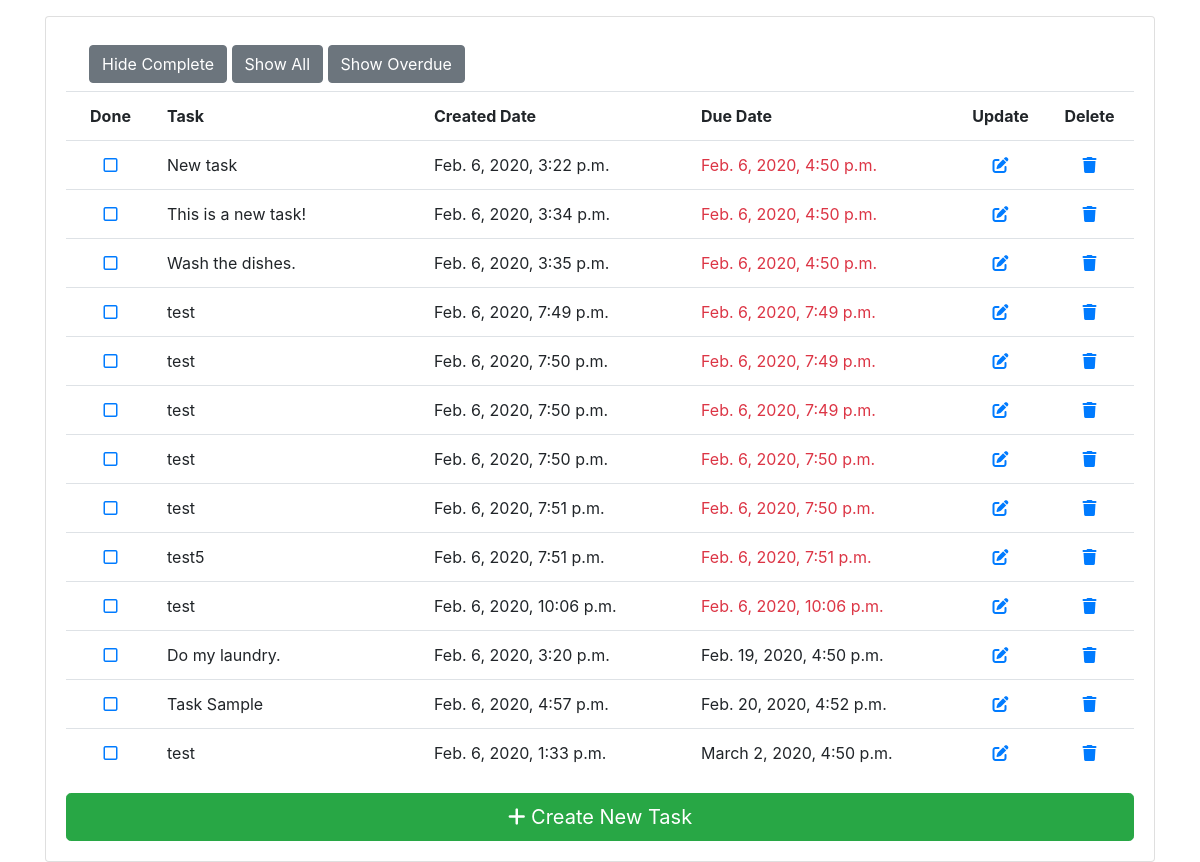
Page /todo/ on the earlier database version.
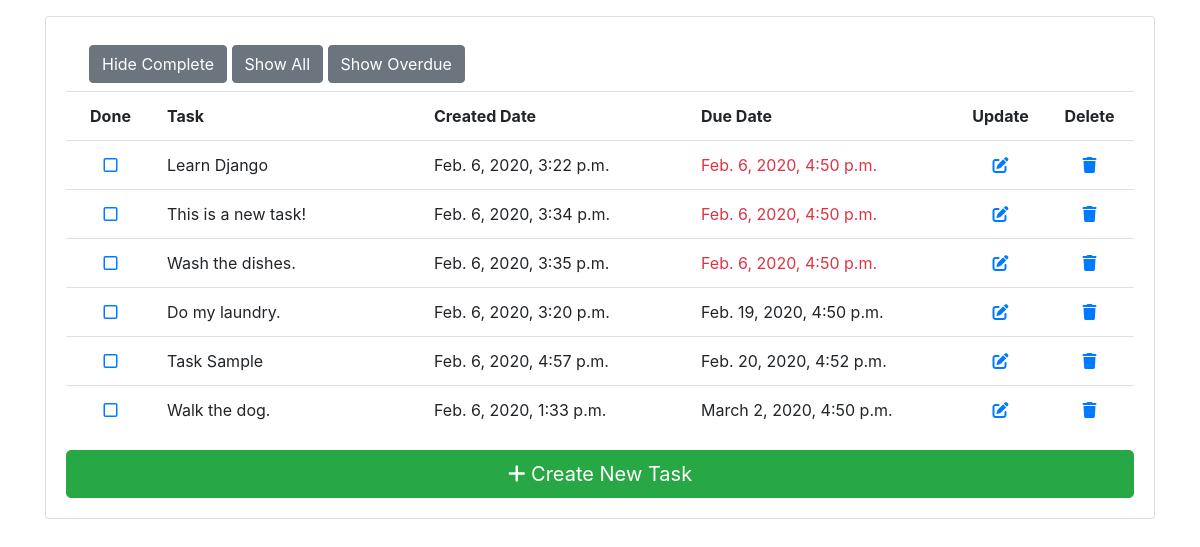
Same page on the later database version.
### todo/models.py (models this page shows, shortened)
class Todo (models.Model):
    task = models.CharField(max_length=1024)
    done = models.BooleanField(default=False)
    due = models.DateTimeField(default=now, blank=True)
    created = models.DateTimeField(auto_now_add=True)
    updated = models.DateTimeField(auto_now=True)
    class Meta:
        ordering = ('due', '-done')
    @property
    def is_past_due(self):
        return now() > self.due

### todo/views.py (the view)
# urls.py: path('',  views.TodoListView.as_view(), name='todo_list'),
class TodoListView(ListView):
    model = Todo
    context_object_name = 'todos'
    def get_queryset(self, **kwargs):
        queryset = super().get_queryset()
        filter = self.kwargs.get('filter')
        if filter == "complete":
            queryset = queryset.filter(done=True)
        if filter == "incomplete":
            queryset = queryset.filter(done=False)
        if filter == "overdue":
            queryset = queryset.filter(due__lte=now())
        return queryset

### todo/templates/todo/todo_list.html
{% extends "base.html" %}
{% block content %}
<div class="container m-2">
    {% if "incomplete" in request.path %}
    <a href="{% url "todo_filtered_list" 'complete' %}" class="btn btn-secondary">Show Complete</a> {% else %}
    <a href="{% url "todo_filtered_list" 'incomplete' %}" class="btn btn-secondary">Hide Complete</a> {% endif %}
    <a href="{% url "todo_list" %}" class="btn btn-secondary">Show All</a>
    <a href="{% url "todo_filtered_list" 'overdue' %}" class="btn btn-secondary">Show Overdue</a>
</div>
<table class="table">
    <tr class="d-flex">
        <th scope="col" class="col-1 text-center">Done</th>
        <th scope="col" class="col-3">Task</th>
        <th scope="col" class="col-3">Created Date</th>
        <th scope="col" class="col-3">Due Date</th>
        <th scope="col" class="col-1 text-center">Update</th>
        <th scope="col" class="col-1 text-center">Delete</th>
    </tr>
    {% for todo in todos %}
    <tr class="d-flex">
        <td class="col-1 text-center">
            <a href="{% url "todo_complete" todo.id %}">
        {% if todo.done %}
        <i class="fas fa-check-square"></i>
        {% else %}
        <i class="far fa-square"></i>
        {% endif %}
    </td>
    <td class="col-3">{{ todo.task }}</td>
    <td class="col-3">{{ todo.created }}</td>
    <td class="col-3 {% if todo.is_past_due%}text-danger{% endif %}">{{ todo.due }}</td>
    <td class="col-1 text-center"><a href="{% url "todo_update" todo.id %}"><i class="fas fa-edit"></i></td>
    <td class="col-1 text-center"><a href="{% url "todo_delete" todo.id  %}"><i class="fas fa-trash"></i></td>
  </tr>
  {% endfor %}
</table>
<a class="btn btn-success  btn-lg btn-block" href="{% url "todo_create" %}">
  <i class="fas fa-plus"></i> Create New Task
</a> {% endblock %}

Differences in the rows shown:
removed Todo: done False (drawn), task "test", created "Feb. 6, 2020, 7:49 p.m.", due "Feb. 6, 2020, 7:49 p.m."
removed Todo: done False (drawn), task "test", created "Feb. 6, 2020, 7:50 p.m.", due "Feb. 6, 2020, 7:49 p.m."
removed Todo: done False (drawn), task "test", created "Feb. 6, 2020, 7:50 p.m.", due "Feb. 6, 2020, 7:49 p.m."
removed Todo: done False (drawn), task "test", created "Feb. 6, 2020, 7:50 p.m.", due "Feb. 6, 2020, 7:50 p.m."
removed Todo: done False (drawn), task "test", created "Feb. 6, 2020, 7:51 p.m.", due "Feb. 6, 2020, 7:50 p.m."
removed Todo: done False (drawn), task "test5", created "Feb. 6, 2020, 7:51 p.m.", due "Feb. 6, 2020, 7:51 p.m."
removed Todo: done False (drawn), task "test", created "Feb. 6, 2020, 10:06 p.m.", due "Feb. 6, 2020, 10:06 p.m."
changed Todo: task "New task" → "Learn Django"
changed Todo: task "test" → "Walk the dog."
